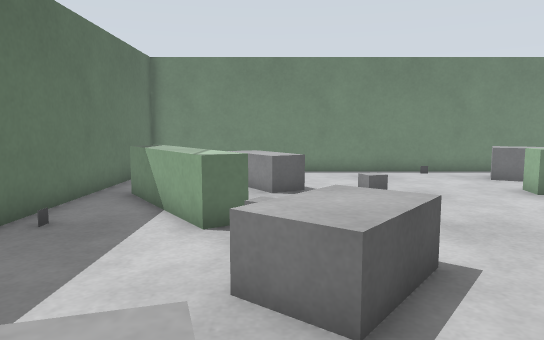
[1] (above)

16 first-person views from a walk through a robot-simulator world made for Gazebo. The camera is 0.94 m above the floor, tilts 6° down and sees 70° across. The floor is counted in squares, 0.5 m on a side. Each view is taken from the middle of a square. On the plan, view 1 faces up. The plan holds only what a view shows up to about 19 squares ahead; the rest is blank. Surface patterns are stand-ins for the level's own textures.

[2]
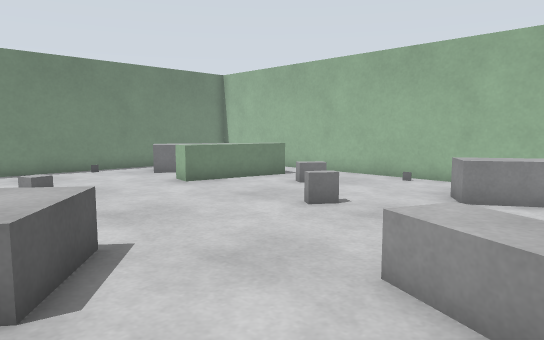

[3]
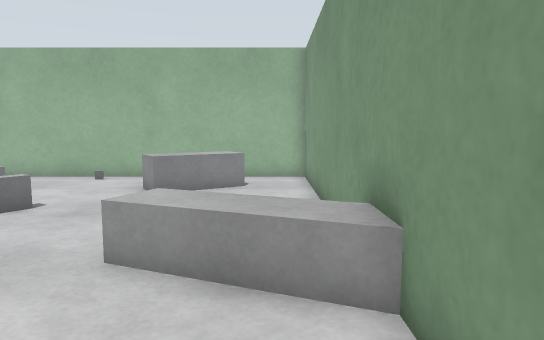

[4]
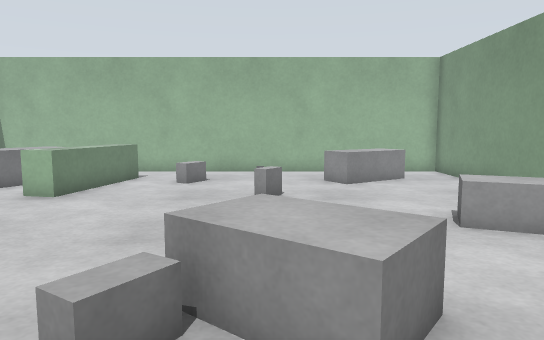

[5]
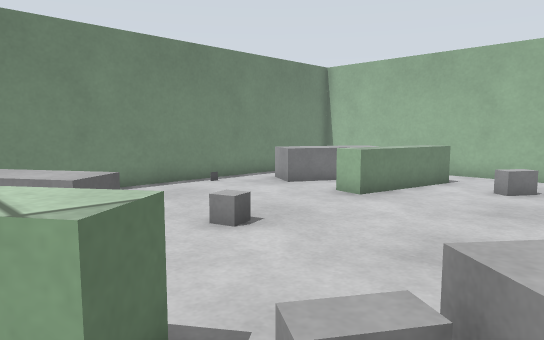

[6]
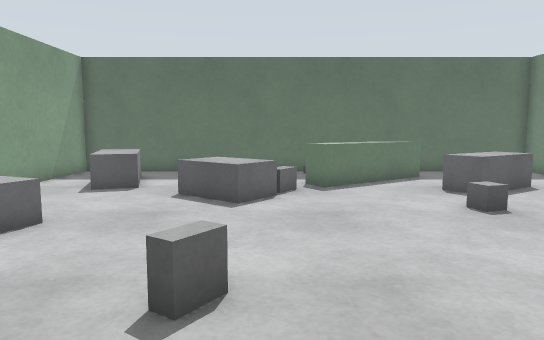

[7]
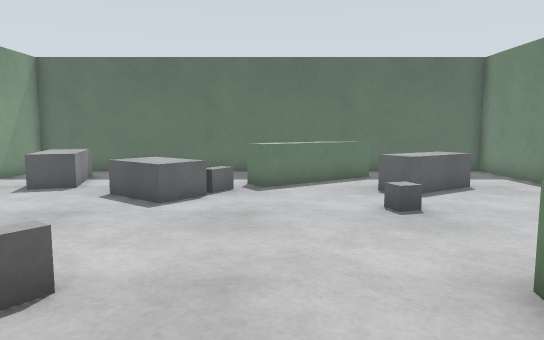

[8]
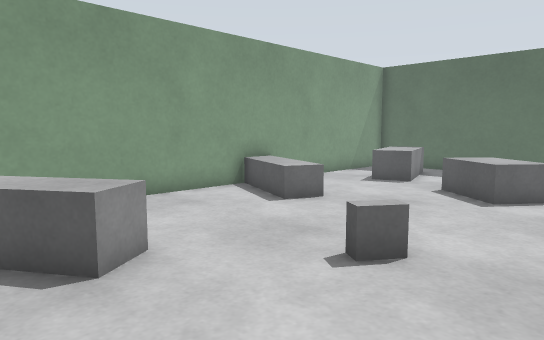

[9]
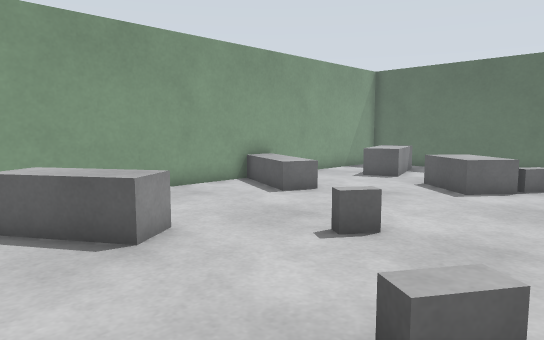

[10]
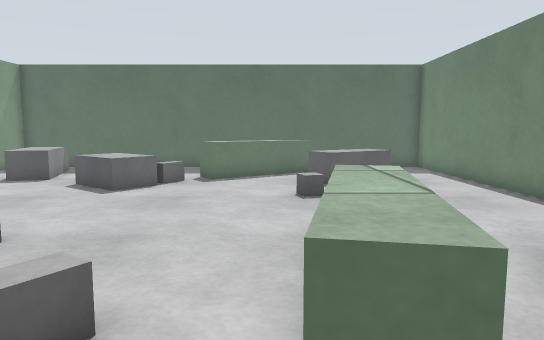

[11]
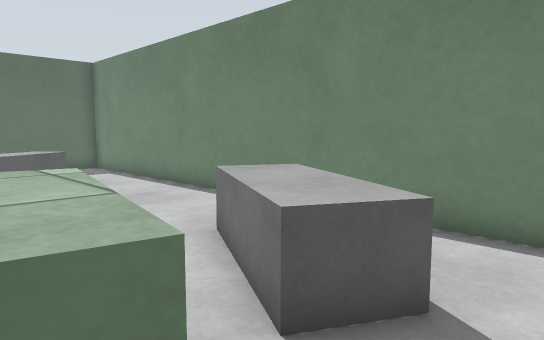

[12]
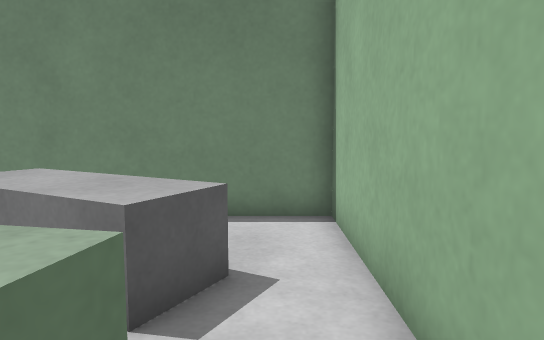

[13]
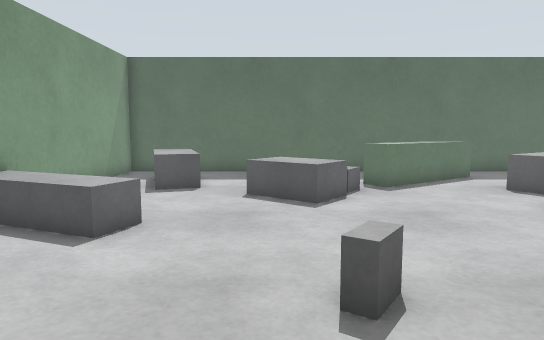

[14]
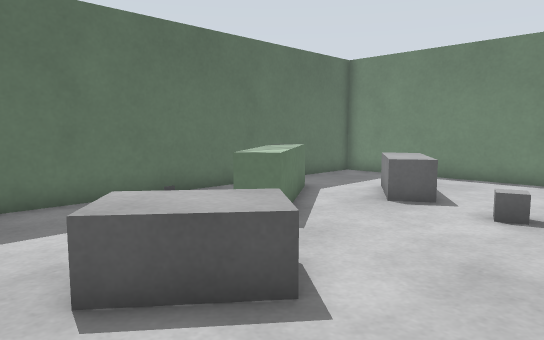

[15]
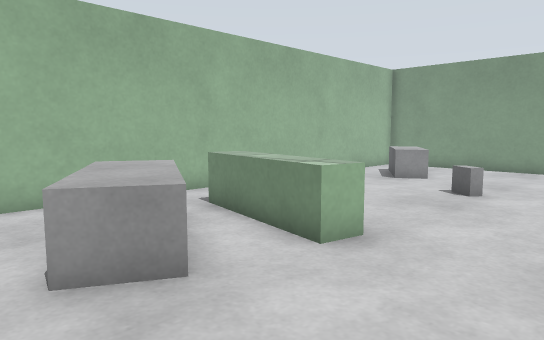

[16]
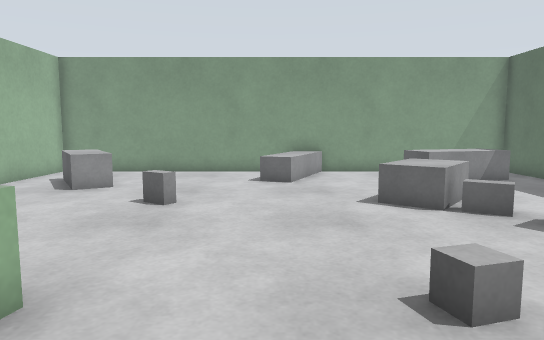

### Floor plan
Points are (right, up) in squares from view 1. A wall is a line through its corners. A room is listed if a view was taken in it or the views show most of it. See-through windows are left out.
Room 1 (views 1, 2, 3, 4, 5, 6, 7, 8, 9, 10, 11, 12, 13, 14, 15, 16)
walls: (4.6, -2.3) (14.3, -2.3) (14.3, 17.3) (-5.3, 17.3) (-5.3, -2.3) (2.4, -2.3)
low walls: (7.6, 11) (7.8, 12) (12.2, 11.1) (12, 10.2) (7.6, 11); (-3.3, 11.9) (-0.5, 7.7) (-1.3, 7.2) (-4.2, 11.4)
objects: grey box (-4, 0) to (0, 1); marker (-4, 7); grey box (-1, 12) to (1, 14); grey box (0, 4) to (2, 5); grey box (0, 6) to (1, 7); grey box (3, -2) to (5, 1); grey box (3, 11); other object (7, 16); grey box (8, 5); grey box (8, 13) to (12, 16); grey box (10, 0) to (13, 3); grey box (11, 8); other object (14, 5)

Positions as (right, up) in squares from view 1, and headings:
1: (0, 0), facing up
2: (0, -1), facing up-right
3: (-1, -1), facing right
4: (-3, 5), facing right
5: (-2, 5), facing up-right
6: (12, 6), facing left
7: (12, 8), facing left
8: (13, 8), facing down-left
9: (14, 9), facing down-left
10: (14, 10), facing left
11: (14, 10), facing up-left
12: (13, 9), facing up
13: (12, 4), facing left
14: (5, 2), facing up-left
15: (4, 17), facing down-right
16: (5, 15), facing down
